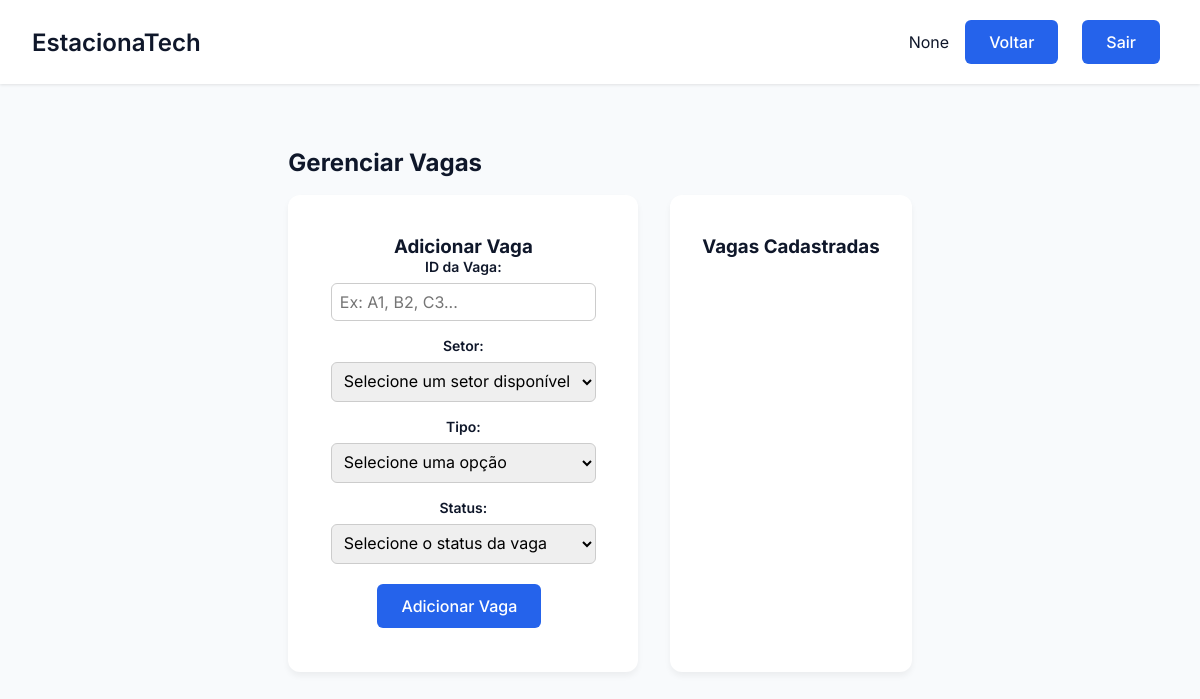
/vaga/config_vagas, run on an earlier commit of the app's database.
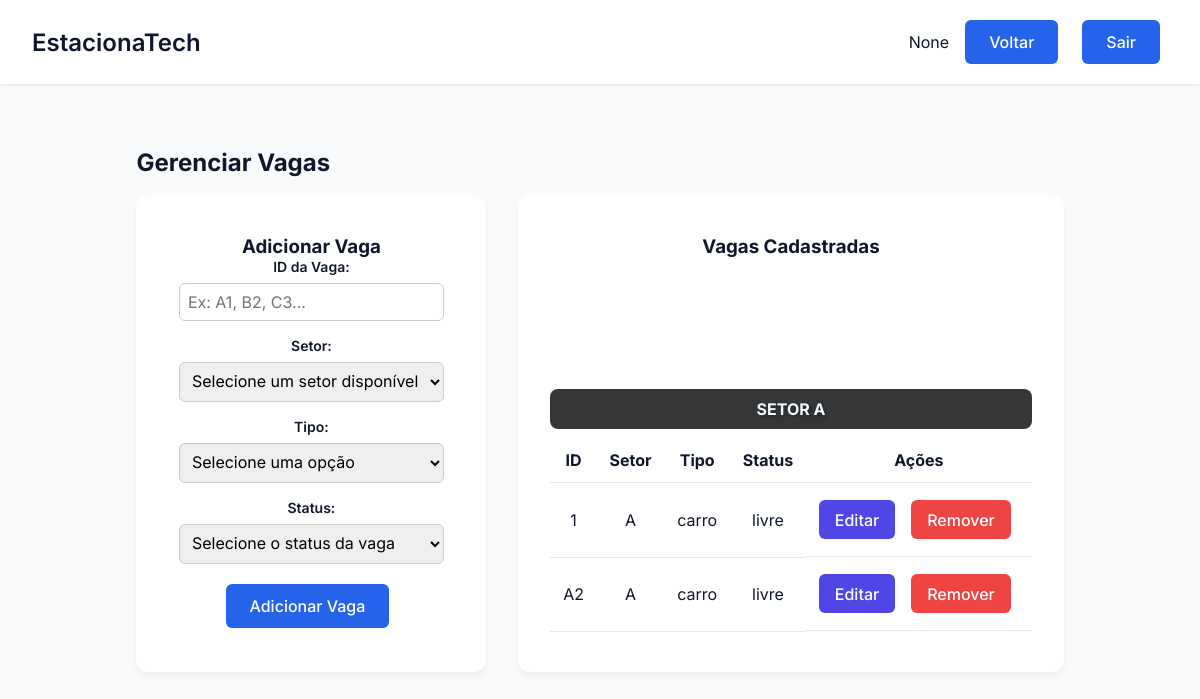
And on a later commit of the database.
### tables this page shows
CREATE TABLE Setor (
        id_setor TEXT PRIMARY KEY,
        n_vagas INTEGER NOT NULL
    );

CREATE TABLE Vaga (
        id_vaga TEXT PRIMARY KEY,
        setor TEXT NOT NULL,
        tipo TEXT NOT NULL CHECK (tipo IN ('carro', 'moto', 'deficiente', 'etc.')),
        status TEXT NOT NULL CHECK (status IN ('livre', 'ocupada', 'reservada', 'manutenção')),
        FOREIGN KEY (setor) REFERENCES Setor(id_setor)
    );

### EstacionaTech/routes/vaga_routes.py (the view)
@vaga_bp.route('/config_vagas')
def config_vagas():
    vagas = VagaController.listar_vagas()
    setores = SetorController.listar_setores()
    print(setores)
    return render_template('config_vagas.html', vagas=vagas, setores=setores)

### EstacionaTech/controllers/setor_controller.py (called while the page is built)
    @staticmethod
    def listar_setores():
        setores = Setor.listar_todos()
        return setores

### EstacionaTech/controllers/vaga_controller.py (called while the page is built)
    @staticmethod
    def listar_vagas():
        vagas= Vaga.listar_todas()
        return vagas

### EstacionaTech/database/database.py (called while the page is built)
def conectar():
    diretorio_db = "EstacionaTech/database"
    if not os.path.exists(diretorio_db):
        os.makedirs(diretorio_db)  # Criar diretório caso não exista
    return sqlite3.connect(f"{diretorio_db}/estacionatech.db")

### EstacionaTech/models/setor.py (called while the page is built)
    def listar_todos():
        conn = conectar()
        cursor = conn.cursor()
        cursor.execute("SELECT * FROM Setor ORDER BY id_setor ASC")
        setores = cursor.fetchall()
        conn.close()
        return setores

### EstacionaTech/models/vaga.py (called while the page is built)
    def listar_todas():
        conn = conectar()
        cursor = conn.cursor()
        cursor.execute("SELECT * FROM vaga ORDER BY id_vaga ASC")
        vagas = cursor.fetchall()
        conn.close()
        return vagas

### app.py (called while the page is built)
@app.before_request
def make_session_permanent():
    session.permanent = True

### EstacionaTech/templates/config_vagas.html (shortened to what the changed rows need)
<!DOCTYPE html>
<html lang="pt-BR">
<head>
    <link rel="stylesheet" href="{{ url_for('static', filename='css/estilo.css') }}">
    <link rel="stylesheet" href="{{ url_for('static', filename='css/vagas.css') }}">
</head>
<body>
    <div class="dashboard">
        <header class="dashboard-header">
            <nav class="dashboard-nav container">
                <h1 class="dashboard-title">EstacionaTech</h1>
            </nav>
        </header>
        <main class="dashboard-content container">
            <h2 class="section-title">Gerenciar Vagas</h2>
            <div class="dashboard-grid">
                <div class="dashboard-card">
                    <div class="setor-container">
                        {% for setor in setores|batch(2, '') %}
                        <div class="setor-row">
                            {% for s in setor %}
                                {% if s %}
                                    <div class="setor-box">
                                        <h4 class="setor-section-title">SETOR {{ s[0] }}</h4>
                                        {% set setor_vagas = vagas|selectattr('1', 'equalto', s[0])|list %}
                                        {% if setor_vagas %}
                                        <div class="table-container">
                                            <table class="table">
                                                <thead>
                                                    <tr>
                                                        <th>ID</th>
                                                        <th>Setor</th>
                                                        <th>Tipo</th>
                                                        <th>Status</th>
                                                        <th>Ações</th>
                                                    </tr>
                                                </thead>
                                                <tbody>
                                                    {% for vaga in setor_vagas %}
                                                    <tr>
                                                        <td>{{ vaga[0] }}</td>
                                                        <td>{{ vaga[1] }}</td>
                                                        <td>{{ vaga[2] }}</td>
                                                        <td>{{ vaga[3] }}</td>
                                                        <td class="actions">
                                                            <button class="btn btn-secondary" onclick="openEditModal('{{ vaga[0] }}', '{{ vaga[1] }}', '{{ vaga[2] }}', '{{ vaga[3] }}')">Editar</button>
                                                            <form action="{{ url_for('vaga.remover_vaga') }}" method="POST" class="inline-form">
                                                                <button type="submit" class="btn btn-danger" onclick="return confirm('Tem certeza que deseja remover a vaga {{ vaga[0] }}?')">Remover</button>
                                                            </form>
                                                        </td>
                                                    </tr>
                                                    {% endfor %}
                                                </tbody>
                                            </table>
                                        </div>
                                        {% else %}
                                            <p class="no-data">Nenhuma vaga cadastrada no setor {{ s[0] }}.</p>
                                        {% endif %}
                                    </div>
                                {% endif %}
                            {% endfor %}
                        </div>
                        {% endfor %}
                    </div>
                </div>
            </div>
        </main>
    </div>
</body>
</html>

What changed in the data, as far as the page shows it:
added Setor: id_setor "A"
added Vaga: id_vaga "1", setor "A", tipo "carro", status "livre"
added Vaga: id_vaga "A2", setor "A", tipo "carro", status "livre"
